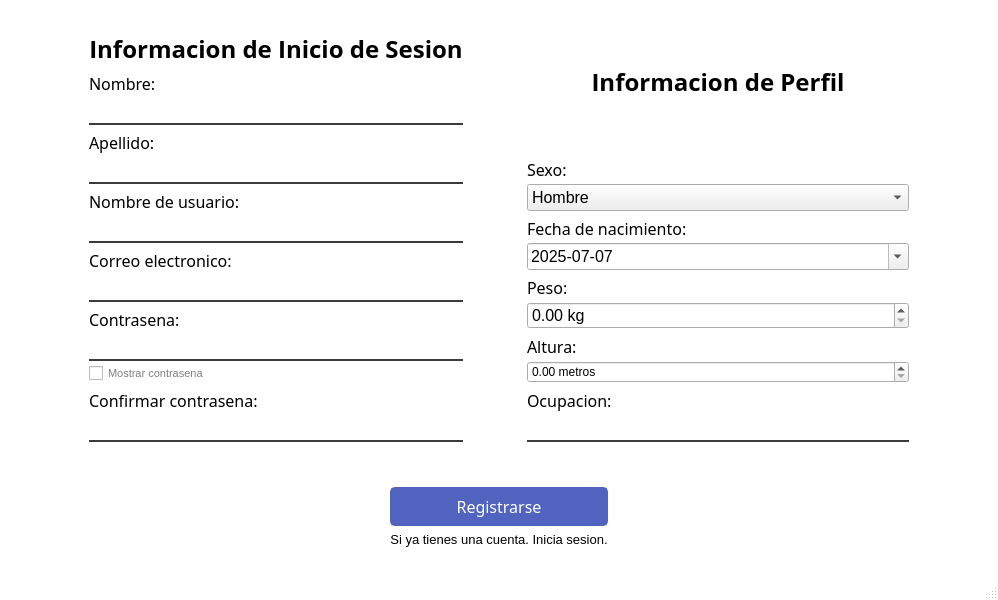
<?xml version="1.0" encoding="UTF-8"?>
<ui version="4.0">
 <class>ventanaRegistrarse</class>
 <widget class="QMainWindow" name="ventanaRegistrarse">
  <property name="geometry">
   <rect>
    <x>0</x>
    <y>0</y>
    <width>998</width>
    <height>600</height>
   </rect>
  </property>
  <property name="windowTitle">
   <string>Registrate</string>
  </property>
  <property name="styleSheet">
   <string notr="true">QMainWindow {
	background-color: rgb(255, 255, 255)
}

QPushButton#btnVolverIniciarSesion{
	border: none;
	background-color: transparent;
	color: black;
	text-align: center; 
	padding: 0px; 
}

QPushButton#btnVolverIniciarSesion:hover {
            text-decoration: underline; /* Optional: Add underline on hover */
}

QPushButton#btnVolverIniciarSesion:pressed {
            color: gray; /* Optional: Change color on click */
}

QCheckBox {
	color:gray;
}
QPushButton{
	background-color: rgb(80, 99, 191);
	color: rgb(255, 255, 255);
	border: 2px solid rgb(80, 99, 191);
	border-radius: 5px;
	padding: 6px;
}

QLineEdit{
	border: none;
	border-bottom: 2px solid rgb(60, 60, 60);
}

QLineEdit:focus{
	border-bottom: 2px solid rgb(103, 129, 255);
}

QPushButton:hover,
QPushButton:clicked{
	background-color: rgb(65, 84, 176);
	border: 2px solid rgb(65, 84, 176);
}

</string>
  </property>
  <widget class="QWidget" name="centralwidget">
   <layout class="QGridLayout" name="gridLayout_4">
    <item row="0" column="2">
     <spacer name="verticalSpacer">
      <property name="orientation">
       <enum>Qt::Orientation::Vertical</enum>
      </property>
      <property name="sizeHint" stdset="0">
       <size>
        <width>20</width>
        <height>1</height>
       </size>
      </property>
     </spacer>
    </item>
    <item row="1" column="0">
     <spacer name="horizontalSpacer_5">
      <property name="orientation">
       <enum>Qt::Orientation::Horizontal</enum>
      </property>
      <property name="sizeHint" stdset="0">
       <size>
        <width>56</width>
        <height>20</height>
       </size>
      </property>
     </spacer>
    </item>
    <item row="1" column="1" colspan="2">
     <layout class="QVBoxLayout" name="verticalLayout_19">
      <item>
       <layout class="QHBoxLayout" name="horizontalLayout">
        <item>
         <widget class="QWidget" name="widget" native="true">
          <layout class="QGridLayout" name="gridLayout">
           <item row="0" column="0">
            <layout class="QVBoxLayout" name="verticalLayout_8">
             <item>
              <widget class="QLabel" name="lblRegistro">
               <property name="font">
                <font>
                 <family>Open Sans</family>
                 <pointsize>18</pointsize>
                 <italic>false</italic>
                 <bold>true</bold>
                 <kerning>true</kerning>
                </font>
               </property>
               <property name="text">
                <string>Informacion de Inicio de Sesion</string>
               </property>
               <property name="alignment">
                <set>Qt::AlignmentFlag::AlignCenter</set>
               </property>
              </widget>
             </item>
             <item>
              <layout class="QVBoxLayout" name="verticalLayout_7">
               <item>
                <layout class="QVBoxLayout" name="verticalLayout_2">
                 <property name="spacing">
                  <number>3</number>
                 </property>
                 <item>
                  <widget class="QLabel" name="lblNombre_2">
                   <property name="font">
                    <font>
                     <family>Adwaita Sans</family>
                     <pointsize>12</pointsize>
                    </font>
                   </property>
                   <property name="styleSheet">
                    <string notr="true"/>
                   </property>
                   <property name="text">
                    <string>Nombre:</string>
                   </property>
                  </widget>
                 </item>
                 <item>
                  <widget class="QLineEdit" name="txtNombre">
                   <property name="minimumSize">
                    <size>
                     <width>250</width>
                     <height>25</height>
                    </size>
                   </property>
                   <property name="font">
                    <font>
                     <family>Adwaita Sans</family>
                     <pointsize>12</pointsize>
                    </font>
                   </property>
                  </widget>
                 </item>
                </layout>
               </item>
               <item>
                <layout class="QVBoxLayout" name="verticalLayout">
                 <property name="spacing">
                  <number>3</number>
                 </property>
                 <item>
                  <widget class="QLabel" name="lblApellido_2">
                   <property name="font">
                    <font>
                     <family>Adwaita Sans</family>
                     <pointsize>12</pointsize>
                    </font>
                   </property>
                   <property name="styleSheet">
                    <string notr="true"/>
                   </property>
                   <property name="text">
                    <string>Apellido:</string>
                   </property>
                  </widget>
                 </item>
                 <item>
                  <widget class="QLineEdit" name="txtApellido">
                   <property name="minimumSize">
                    <size>
                     <width>250</width>
                     <height>25</height>
                    </size>
                   </property>
                   <property name="font">
                    <font>
                     <family>Adwaita Sans</family>
                     <pointsize>12</pointsize>
                    </font>
                   </property>
                  </widget>
                 </item>
                </layout>
               </item>
               <item>
                <layout class="QVBoxLayout" name="verticalLayout_3">
                 <property name="spacing">
                  <number>3</number>
                 </property>
                 <item>
                  <widget class="QLabel" name="lblNombreUsuario">
                   <property name="font">
                    <font>
                     <family>Adwaita Sans</family>
                     <pointsize>12</pointsize>
                    </font>
                   </property>
                   <property name="styleSheet">
                    <string notr="true"/>
                   </property>
                   <property name="text">
                    <string>Nombre de usuario:</string>
                   </property>
                  </widget>
                 </item>
                 <item>
                  <widget class="QLineEdit" name="txtNombreUsuario">
                   <property name="minimumSize">
                    <size>
                     <width>250</width>
                     <height>25</height>
                    </size>
                   </property>
                   <property name="font">
                    <font>
                     <family>Adwaita Sans</family>
                     <pointsize>12</pointsize>
                    </font>
                   </property>
                  </widget>
                 </item>
                </layout>
               </item>
               <item>
                <layout class="QVBoxLayout" name="verticalLayout_4">
                 <property name="spacing">
                  <number>3</number>
                 </property>
                 <item>
                  <widget class="QLabel" name="lblCorreo_2">
                   <property name="font">
                    <font>
                     <family>Adwaita Sans</family>
                     <pointsize>12</pointsize>
                    </font>
                   </property>
                   <property name="styleSheet">
                    <string notr="true"/>
                   </property>
                   <property name="text">
                    <string>Correo electronico:</string>
                   </property>
                  </widget>
                 </item>
                 <item>
                  <widget class="QLineEdit" name="txtCorreo">
                   <property name="minimumSize">
                    <size>
                     <width>250</width>
                     <height>25</height>
                    </size>
                   </property>
                   <property name="font">
                    <font>
                     <family>Adwaita Sans</family>
                     <pointsize>12</pointsize>
                    </font>
                   </property>
                  </widget>
                 </item>
                </layout>
               </item>
               <item>
                <layout class="QVBoxLayout" name="verticalLayout_5">
                 <property name="spacing">
                  <number>3</number>
                 </property>
                 <item>
                  <widget class="QLabel" name="lblPassword">
                   <property name="font">
                    <font>
                     <family>Adwaita Sans</family>
                     <pointsize>12</pointsize>
                    </font>
                   </property>
                   <property name="styleSheet">
                    <string notr="true"/>
                   </property>
                   <property name="text">
                    <string>Contrasena:</string>
                   </property>
                  </widget>
                 </item>
                 <item>
                  <widget class="QLineEdit" name="txtPassword">
                   <property name="minimumSize">
                    <size>
                     <width>250</width>
                     <height>25</height>
                    </size>
                   </property>
                   <property name="font">
                    <font>
                     <family>Adwaita Sans</family>
                     <pointsize>12</pointsize>
                    </font>
                   </property>
                   <property name="echoMode">
                    <enum>QLineEdit::EchoMode::Password</enum>
                   </property>
                  </widget>
                 </item>
                 <item>
                  <widget class="QCheckBox" name="cbxMostrarPassword">
                   <property name="font">
                    <font>
                     <pointsize>8</pointsize>
                    </font>
                   </property>
                   <property name="text">
                    <string>Mostrar contrasena</string>
                   </property>
                  </widget>
                 </item>
                </layout>
               </item>
               <item>
                <layout class="QVBoxLayout" name="verticalLayout_6">
                 <property name="spacing">
                  <number>3</number>
                 </property>
                 <item>
                  <widget class="QLabel" name="lblConfirmaPassword">
                   <property name="font">
                    <font>
                     <family>Adwaita Sans</family>
                     <pointsize>12</pointsize>
                    </font>
                   </property>
                   <property name="styleSheet">
                    <string notr="true"/>
                   </property>
                   <property name="text">
                    <string>Confirmar contrasena:</string>
                   </property>
                  </widget>
                 </item>
                 <item>
                  <widget class="QLineEdit" name="txtConfirmarPassword">
                   <property name="minimumSize">
                    <size>
                     <width>250</width>
                     <height>25</height>
                    </size>
                   </property>
                   <property name="font">
                    <font>
                     <family>Adwaita Sans</family>
                     <pointsize>12</pointsize>
                    </font>
                   </property>
                   <property name="echoMode">
                    <enum>QLineEdit::EchoMode::Password</enum>
                   </property>
                  </widget>
                 </item>
                </layout>
               </item>
              </layout>
             </item>
            </layout>
           </item>
          </layout>
         </widget>
        </item>
        <item>
         <spacer name="horizontalSpacer">
          <property name="orientation">
           <enum>Qt::Orientation::Horizontal</enum>
          </property>
          <property name="sizeHint" stdset="0">
           <size>
            <width>40</width>
            <height>20</height>
           </size>
          </property>
         </spacer>
        </item>
        <item>
         <widget class="QWidget" name="widget_2" native="true">
          <property name="minimumSize">
           <size>
            <width>400</width>
            <height>0</height>
           </size>
          </property>
          <layout class="QGridLayout" name="gridLayout_2">
           <item row="0" column="0">
            <layout class="QVBoxLayout" name="verticalLayout_17">
             <item>
              <layout class="QVBoxLayout" name="verticalLayout_12">
               <item>
                <widget class="QLabel" name="lblRegistro_2">
                 <property name="font">
                  <font>
                   <family>Open Sans</family>
                   <pointsize>18</pointsize>
                   <italic>false</italic>
                   <bold>true</bold>
                   <kerning>true</kerning>
                  </font>
                 </property>
                 <property name="text">
                  <string>Informacion de Perfil</string>
                 </property>
                 <property name="alignment">
                  <set>Qt::AlignmentFlag::AlignCenter</set>
                 </property>
                </widget>
               </item>
              </layout>
             </item>
             <item>
              <layout class="QVBoxLayout" name="verticalLayout_13">
               <property name="topMargin">
                <number>20</number>
               </property>
               <item>
                <layout class="QVBoxLayout" name="verticalLayout_9">
                 <property name="spacing">
                  <number>3</number>
                 </property>
                 <item>
                  <widget class="QLabel" name="lblConfirmaPassword_3">
                   <property name="font">
                    <font>
                     <family>Adwaita Sans</family>
                     <pointsize>12</pointsize>
                    </font>
                   </property>
                   <property name="styleSheet">
                    <string notr="true"/>
                   </property>
                   <property name="text">
                    <string>Sexo:</string>
                   </property>
                  </widget>
                 </item>
                 <item>
                  <widget class="QComboBox" name="cmbSexo">
                   <property name="minimumSize">
                    <size>
                     <width>0</width>
                     <height>25</height>
                    </size>
                   </property>
                   <property name="font">
                    <font>
                     <pointsize>12</pointsize>
                    </font>
                   </property>
                   <item>
                    <property name="text">
                     <string>Hombre</string>
                    </property>
                   </item>
                   <item>
                    <property name="text">
                     <string>Mujer</string>
                    </property>
                   </item>
                  </widget>
                 </item>
                </layout>
               </item>
               <item>
                <layout class="QVBoxLayout" name="verticalLayout_11">
                 <property name="spacing">
                  <number>3</number>
                 </property>
                 <item>
                  <widget class="QLabel" name="lblConfirmaPassword_4">
                   <property name="font">
                    <font>
                     <family>Adwaita Sans</family>
                     <pointsize>12</pointsize>
                    </font>
                   </property>
                   <property name="styleSheet">
                    <string notr="true"/>
                   </property>
                   <property name="text">
                    <string>Fecha de nacimiento:</string>
                   </property>
                  </widget>
                 </item>
                 <item>
                  <widget class="QDateEdit" name="dateNacimiento">
                   <property name="minimumSize">
                    <size>
                     <width>0</width>
                     <height>25</height>
                    </size>
                   </property>
                   <property name="font">
                    <font>
                     <pointsize>12</pointsize>
                    </font>
                   </property>
                   <property name="displayFormat">
                    <string>yyyy-MM-dd</string>
                   </property>
                   <property name="calendarPopup">
                    <bool>true</bool>
                   </property>
                   <property name="date">
                    <date>
                     <year>2025</year>
                     <month>7</month>
                     <day>7</day>
                    </date>
                   </property>
                  </widget>
                 </item>
                </layout>
               </item>
               <item>
                <layout class="QVBoxLayout" name="verticalLayout_14">
                 <property name="spacing">
                  <number>3</number>
                 </property>
                 <item>
                  <widget class="QLabel" name="lblNombre">
                   <property name="font">
                    <font>
                     <family>Adwaita Sans</family>
                     <pointsize>12</pointsize>
                    </font>
                   </property>
                   <property name="styleSheet">
                    <string notr="true"/>
                   </property>
                   <property name="text">
                    <string>Peso:</string>
                   </property>
                  </widget>
                 </item>
                 <item>
                  <widget class="QDoubleSpinBox" name="dsbPeso">
                   <property name="minimumSize">
                    <size>
                     <width>0</width>
                     <height>25</height>
                    </size>
                   </property>
                   <property name="font">
                    <font>
                     <pointsize>12</pointsize>
                    </font>
                   </property>
                   <property name="suffix">
                    <string> kg</string>
                   </property>
                   <property name="singleStep">
                    <double>0.010000000000000</double>
                   </property>
                  </widget>
                 </item>
                </layout>
               </item>
               <item>
                <layout class="QVBoxLayout" name="verticalLayout_15">
                 <property name="spacing">
                  <number>3</number>
                 </property>
                 <item>
                  <widget class="QLabel" name="lblApellido">
                   <property name="font">
                    <font>
                     <family>Adwaita Sans</family>
                     <pointsize>12</pointsize>
                    </font>
                   </property>
                   <property name="styleSheet">
                    <string notr="true"/>
                   </property>
                   <property name="text">
                    <string>Altura:</string>
                   </property>
                  </widget>
                 </item>
                 <item>
                  <widget class="QDoubleSpinBox" name="dsbAltura">
                   <property name="suffix">
                    <string> metros</string>
                   </property>
                   <property name="singleStep">
                    <double>0.010000000000000</double>
                   </property>
                  </widget>
                 </item>
                </layout>
               </item>
               <item>
                <layout class="QVBoxLayout" name="verticalLayout_16">
                 <property name="spacing">
                  <number>3</number>
                 </property>
                 <item>
                  <widget class="QLabel" name="lblNombreUsuario_2">
                   <property name="font">
                    <font>
                     <family>Adwaita Sans</family>
                     <pointsize>12</pointsize>
                    </font>
                   </property>
                   <property name="styleSheet">
                    <string notr="true"/>
                   </property>
                   <property name="text">
                    <string>Ocupacion:</string>
                   </property>
                  </widget>
                 </item>
                 <item>
                  <widget class="QLineEdit" name="txtOcupacion">
                   <property name="minimumSize">
                    <size>
                     <width>250</width>
                     <height>25</height>
                    </size>
                   </property>
                   <property name="font">
                    <font>
                     <family>Adwaita Sans</family>
                     <pointsize>12</pointsize>
                    </font>
                   </property>
                  </widget>
                 </item>
                </layout>
               </item>
              </layout>
             </item>
            </layout>
           </item>
          </layout>
         </widget>
        </item>
       </layout>
      </item>
      <item>
       <widget class="QWidget" name="widget_3" native="true">
        <layout class="QGridLayout" name="gridLayout_3">
         <property name="topMargin">
          <number>30</number>
         </property>
         <item row="0" column="0">
          <spacer name="horizontalSpacer_2">
           <property name="orientation">
            <enum>Qt::Orientation::Horizontal</enum>
           </property>
           <property name="sizeHint" stdset="0">
            <size>
             <width>289</width>
             <height>20</height>
            </size>
           </property>
          </spacer>
         </item>
         <item row="0" column="1">
          <layout class="QVBoxLayout" name="verticalLayout_18">
           <item>
            <widget class="QPushButton" name="btnRegistrarse">
             <property name="font">
              <font>
               <family>Adwaita Sans</family>
               <pointsize>12</pointsize>
               <bold>false</bold>
              </font>
             </property>
             <property name="text">
              <string>Registrarse</string>
             </property>
            </widget>
           </item>
           <item>
            <widget class="QPushButton" name="btnVolverIniciarSesion">
             <property name="font">
              <font>
               <pointsize>10</pointsize>
              </font>
             </property>
             <property name="text">
              <string>Si ya tienes una cuenta. Inicia sesion.</string>
             </property>
            </widget>
           </item>
          </layout>
         </item>
         <item row="0" column="2">
          <spacer name="horizontalSpacer_3">
           <property name="orientation">
            <enum>Qt::Orientation::Horizontal</enum>
           </property>
           <property name="sizeHint" stdset="0">
            <size>
             <width>288</width>
             <height>20</height>
            </size>
           </property>
          </spacer>
         </item>
        </layout>
       </widget>
      </item>
     </layout>
    </item>
    <item row="1" column="3">
     <spacer name="horizontalSpacer_4">
      <property name="orientation">
       <enum>Qt::Orientation::Horizontal</enum>
      </property>
      <property name="sizeHint" stdset="0">
       <size>
        <width>56</width>
        <height>20</height>
       </size>
      </property>
     </spacer>
    </item>
    <item row="2" column="1">
     <spacer name="verticalSpacer_2">
      <property name="orientation">
       <enum>Qt::Orientation::Vertical</enum>
      </property>
      <property name="sizeHint" stdset="0">
       <size>
        <width>20</width>
        <height>1</height>
       </size>
      </property>
     </spacer>
    </item>
   </layout>
  </widget>
  <widget class="QMenuBar" name="menubar">
   <property name="geometry">
    <rect>
     <x>0</x>
     <y>0</y>
     <width>998</width>
     <height>24</height>
    </rect>
   </property>
  </widget>
  <widget class="QStatusBar" name="statusbar"/>
 </widget>
 <resources/>
 <connections/>
</ui>
